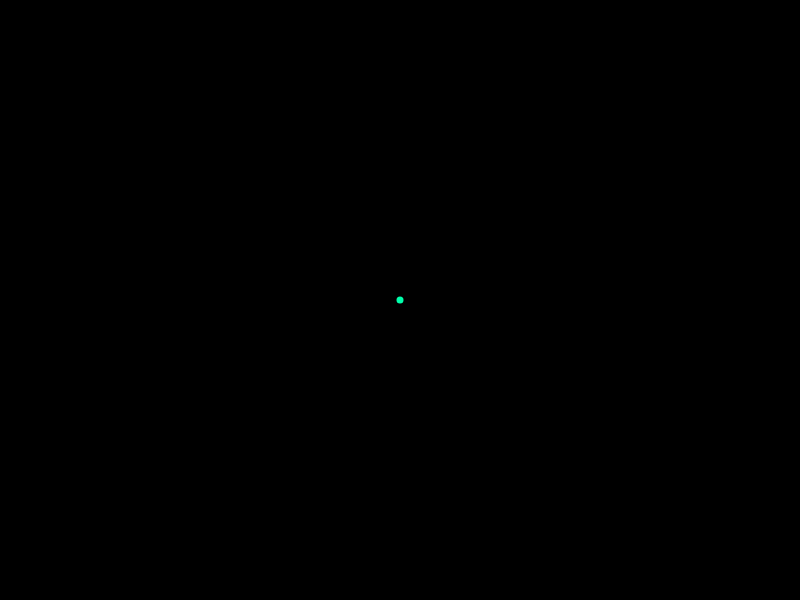
Frame 1 (no input)
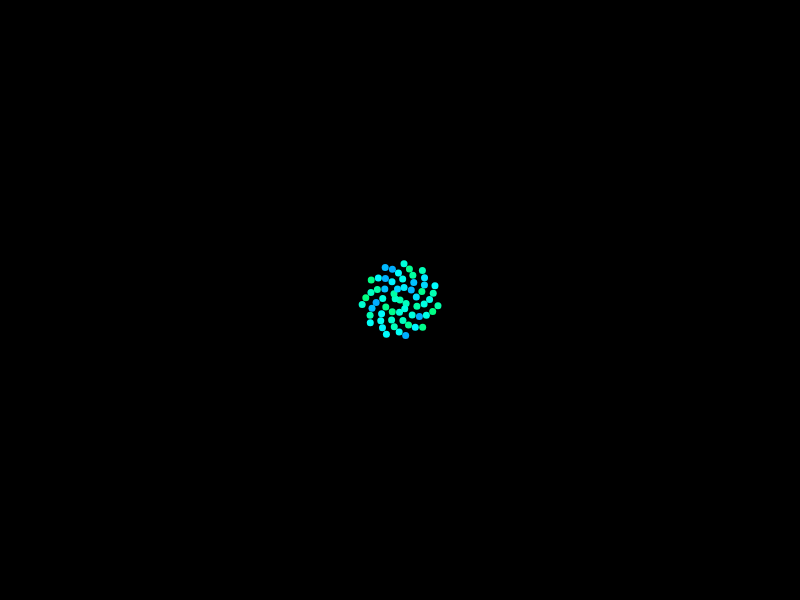
Frame 60 (no input)
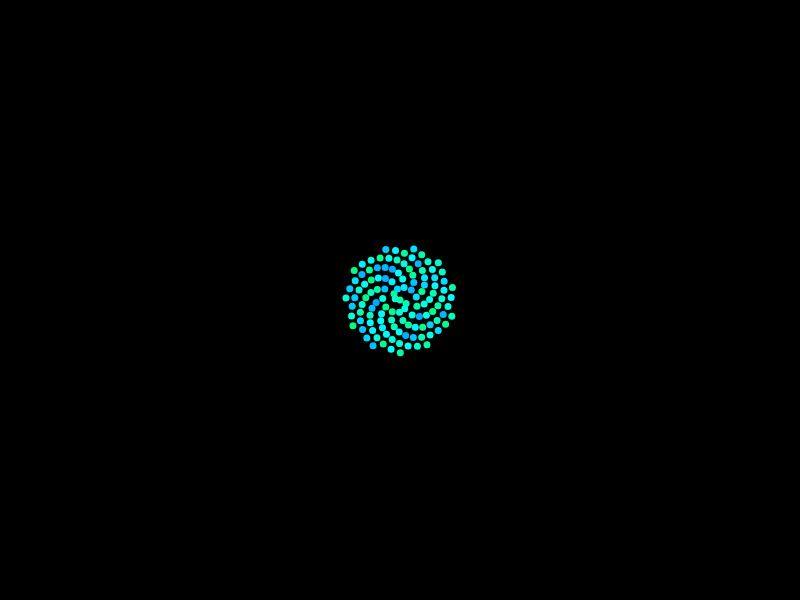
Frame 120 (the mouse pressed at the canvas centre since frame 60)

The p5.js sketch that drew these frames (run headless with seeded random() and noise() and a simulated clock; from frame 60 on, the mouse is pressed at the canvas centre):

// p5.js sketch
// ── sketch.js
var n = 0;
var c = 5;
var angle;
var milestone = 200;
var color;

function setup(){
	createCanvas(displayWidth, displayHeight)
	background(0);
	angle = random(130, 137.5);
	colorMode(HSB);
}

function draw(){
	if(n > milestone){
		angle = random(135, 137);
		milestone = random(milestone,milestone * random(1,5));
	}
	var a = n * angle;
	var r = c * sqrt(n);

	var x = r * cos(a) + width/2;
	var y = r * sin(a) + height/2;
	noStroke();
	fill(random(150, 200), 150, random(150,250));
	ellipse(x,y,7,7);


	n++;
}
